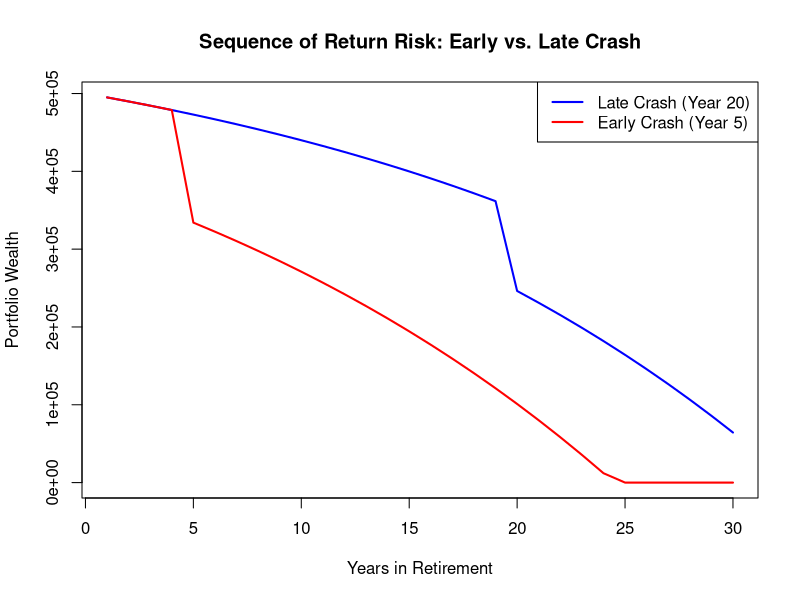

This chart was generated by the following R code:
initial_wealth         <- 500000
annual_withdrawal_rate <- 0.05
annual_withdrawal      <- initial_wealth * annual_withdrawal_rate
years                  <- 30

returns_A    <- rep(0.04, years)
returns_A[5] <- -0.25

returns_B     <- rep(0.04, years)
returns_B[20] <- -0.25

wealth_A <- numeric(years)
wealth_B <- numeric(years)

current_A <- initial_wealth
current_B <- initial_wealth

for(t in 1:years) {
  current_A <- current_A * (1 + returns_A[t]) - annual_withdrawal
  current_B <- current_B * (1 + returns_B[t]) - annual_withdrawal
  
  wealth_A[t] <- max(current_A, 0)
  wealth_B[t] <- max(current_B, 0)
}

plot(1:years, wealth_B, 
     type = "l", 
     col  = "blue", 
     lwd  = 2,
     ylim = c(0, max(wealth_B)), 
     xlab = "Years in Retirement",
     ylab = "Portfolio Wealth", 
     main = "Sequence of Return Risk: Early vs. Late Crash")

lines(1:years, wealth_A, col = "red", lwd = 2)

legend("topright", 
       legend = c("Late Crash (Year 20)", "Early Crash (Year 5)"),
       col    = c("blue", "red"), 
       lwd    = 2)
